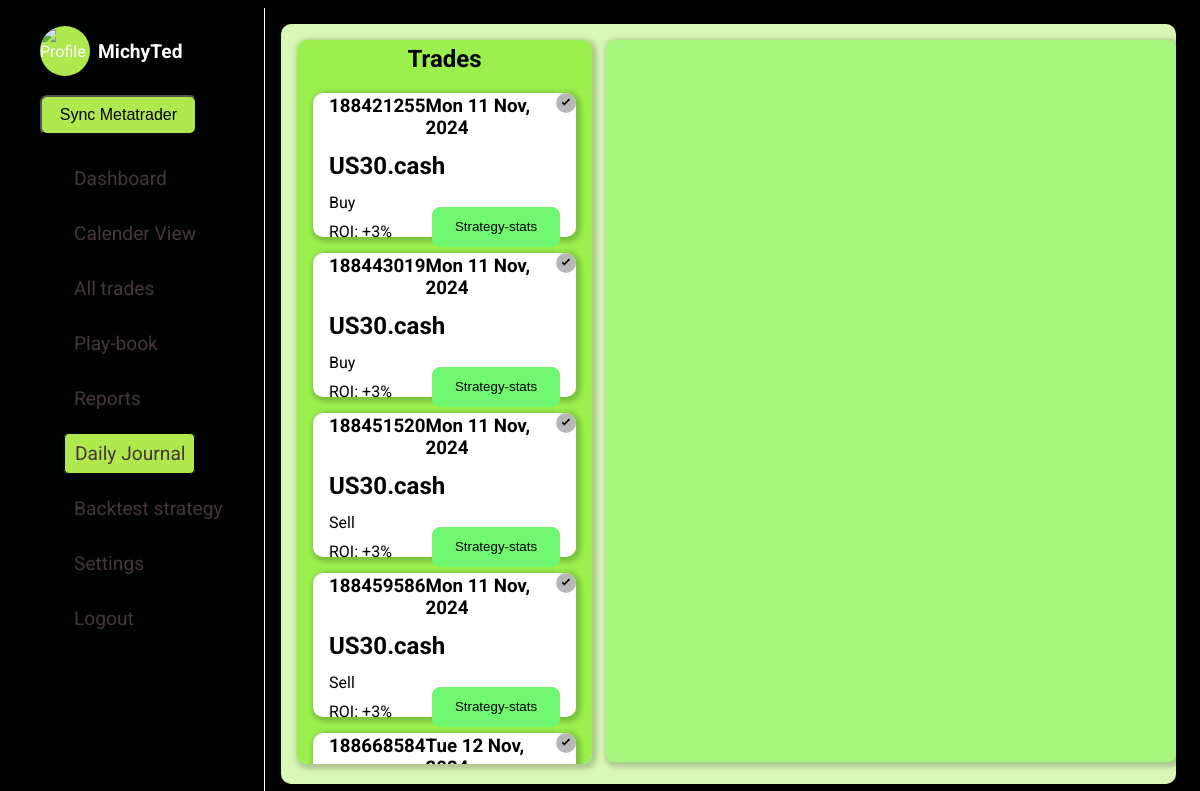
The page /daily-journal (signed in) on the database its author committed.
### forexJournal/models.py (models this page shows, shortened)
class TradesModel(models.Model):
    user = models.ForeignKey(settings.AUTH_USER_MODEL, on_delete=models.CASCADE, related_name="trades", default=1)
    ticket = models.IntegerField(null=False, unique=True)
    opening_time = models.DateTimeField()
    closing_time = models.DateTimeField()
    order_type = models.CharField(null=False, blank=False, max_length=10)
    lot_size = models.DecimalField(decimal_places=7, max_digits=25)
    original_position_size = models.DecimalField(decimal_places=7, max_digits=25)
    symbol = models.CharField(max_length=20)
    opening_price = models.DecimalField(decimal_places=7, max_digits=25)
    closing_price = models.DecimalField(decimal_places=7, max_digits=25)
    stop_loss = models.DecimalField(decimal_places=7, max_digits=25)
    take_profit = models.DecimalField(decimal_places=7, max_digits=25)
    commission_usd = models.DecimalField(decimal_places=7, max_digits=25)
    swap_usd = models.DecimalField(decimal_places=7, max_digits=25)
    profit_usd = models.DecimalField(decimal_places=7, max_digits=25)
    equity_usd = models.CharField(max_length=10)
    margin_level = models.CharField(max_length=10)
    close_reason = models.CharField(max_length=10)
    strategy = models.ForeignKey(StrategyModel, on_delete=models.SET_NULL, null=True, blank=True)
    profit_target = models.DecimalField(max_digits=20, decimal_places=6, null=True, blank=True)
    stop_loss_value = models.DecimalField(max_digits=20, decimal_places=6, null=True, blank=True)
    tags = models.CharField(max_length=50, null=True, blank=True)
    planned_R_Multiple = models.DecimalField(max_digits=20, decimal_places=7, null=True, blank=True)
    notes = models.TextField(null=True, blank=True)

### forexJournal/views.py (the view)
# urls.py: path("daily-journal", views.dailyJournal, name="daily-journal"),
@login_required
def dailyJournal(request):
    logged_in_user = request.user
    trades = TradesModel.objects.filter(user=logged_in_user).order_by("-id")
    trades_dict = trades.values()
    context = {
        "trades": trades_dict
    }
    return render(request, f"{PATH}/dailyJournal.html", context)

### forexJournal/templates/forexJournal/dailyJournal.html (shortened to what this page needs)
{% extends "base.html" %}
{% load static %}
{% block css_files %}
    <link rel="stylesheet" href="{% static 'forexJournal/dailyJournal.css' %}">
    <link href="https://cdn.jsdelivr.net/npm/quill@2.0.2/dist/quill.snow.css" rel="stylesheet" />
{% endblock css_files %}
{% block content %}
    <main>
        <div class="container">
            <h2 class="head-text">Trades</h2>
            <ul class="list-items">
                {% for trade in trades %}
                    <li class="trade-card" data-trade-id="{{ trade.ticket }}" data-trade-profit="{{ trade.profit_usd}}" data-trade-symbol="{{ trade.symbol }}">
                        {% if trade.notes %}
                            <div class="verified-badge">
                                <svg  width="20" height="20" viewBox="0 0 24 24" fill="none" xmlns="http://www.w3.org/2000/svg">
                                    <circle id="" cx="12" cy="12" r="12" fill="lightblue" />
                                    <path d="M10 15l-3-3 1.41-1.41L10 12.17l5.59-5.59L17 8l-7 7z" fill="#000" />
                                </svg>
                            </div>
                        {% else %}
                            <div class="verified-badge">
                                <svg width="20" height="20" viewBox="0 0 24 24" fill="none" xmlns="http://www.w3.org/2000/svg">
                                    <circle cx="12" cy="12" r="12" fill="#b7b9b7" />
                                    <path d="M10 15l-3-3 1.41-1.41L10 12.17l5.59-5.59L17 8l-7 7z" fill="#000" />
                                </svg>
                            </div>
                        {% endif %}
                        <div class="head-items">
                            <h3>{{ trade.ticket}}</h3>
                            <h3 class="date">{{ trade.opening_time|date:"D d M, Y"}}</h3>
                        </div>
                        <h2>{{ trade.symbol }}</h2>
                        <p>{{ trade.order_type|title }}</p>
                        <div class="ending">
                            <p>ROI: +3%</p>
                            <button>Strategy-stats</button>
                        </div>
                    </li>
                {% endfor %}
            </ul>
        </div>
        <div class="journal-area">
        </div>
    </main>
{% endblock content %}

### templates/base.html (shortened to what this page needs)
{% load static %}
<!DOCTYPE html>
<html lang="en">
<head>
    {% block css_files %}{% endblock  %}
    <link rel="stylesheet" href="{% static 'base.css' %}">
    <link rel="stylesheet" href="https://cdnjs.cloudflare.com/ajax/libs/font-awesome/6.5.2/css/all.min.css" />
</head>
<body>
    <section id="first-part">
        <div id="profile">
            <img src="{% static 'forexJournal/images/3d-portrait-businessman.jpg' %}" alt="Profile">
            <h2>{{ user }}</h2>
        </div>
        <button type="button" class="new-trade">Sync Metatrader</button>
        <ul>
            <li class="try"><a href="{% url "forex" %}" class="active" id="dashboard">Dashboard</a></li>
            <li><a href="{% url "All_trades" %}" id="all_trades" class="active">Calender View</a></li>
            <li><a href="{% url "journal" %}" id="journalss" class="active">All trades</a></li>
            <li><a href="{% url "playBook" %}" id="Play_book" class="active">Play-book</a></li>
            <li><a href="{% url "reports" %}" id="reports" class="active">Reports</a></li>
            <li><a href="{% url "daily-journal" %}" id="daily-journal" class="active">Daily Journal</a></li>
            <li><a href="{% url "backtest" %}" id="backtest" class="active">Backtest strategy</a></li>
            <li><a href="{% url "settings" %}" id="settings" class="active">Settings</a></li>
            <li class="logout"><a href="{% url 'logout' %}">Logout</a></li>
        </ul>
    </section>
    {% block content %}
    {% endblock  %}
</body>
</html>

### forexJournal/static/forexJournal/dailyJournal.css (style rules this page uses)
body { font-family: "Roboto", sans-serif; overflow: hidden; color: black; }
#first-part { border-right: 1px solid white; }
main { background: rgb(216, 249, 181); margin: 1rem; margin-bottom: 1rem; height: 95vh; display: flex; gap: 14px; border-radius: 10px; }
.container { margin-top: 1rem; background: #9bf04d; border-radius: 10px; width: 30%; margin-left: 1rem; padding: 1rem; height: 91%; box-shadow: 2px 2px 5px 3px rgba(0, 0, 0, 0.2); overflow: auto; }
.head-text { text-align: center; margin-top: -0.7rem; color: black; }
.list-items { position: relative; color: black; list-style: none; display: flex; flex-direction: column; gap: 1rem; }
.head-items { display: flex; justify-content: space-between; margin-top: -2rem; }
.list-items li { position: relative; margin-left: -2.5rem; border-radius: 10px; padding: 1rem; height: 7rem; background: white; box-shadow: 2px 2px 5px 3px rgba(0, 0, 0, 0.2); transition: transform 0.3s ease-in-out; }
.list-items li h2, .list-items li p { margin-top: -0.4rem; }
.ending { display: flex; justify-content: space-between; align-items: center; }
.ending button { margin-top: -2rem; height: 2.5rem; width: 8rem; border-radius: 8px; background: rgb(113, 246, 113); border: none; cursor: pointer; transition: transform 0.3s ease; }
.verified-badge { position: absolute; top: 0px; right: -4px; width: 24px; height: 24px; }
.head-items .date { padding-right: 0.7rem; }
.journal-area { background: rgb(166, 247, 125); margin: 1rem 0; width: 65%; height: 95%; border-radius: 8px; box-shadow: 2px 2px 5px 3px rgba(0, 0, 0, 0.2); }

### static/base.css (style rules this page uses)
:root { --main-color:#000101; --divBack: hsl(207, 35%, 10%); --selectedColor: #B0E94E; --selectedColor2: #efef05; }
body { color: white; background: var(--main-color); height: 100vh; display: grid; grid-template-columns: 0.8fr 4fr ; }
#first-part { width: 14rem; padding: 1rem; height: 100vh; }
#profile { display: flex; align-items: center; padding-left: 1rem; }
#profile img { margin-right: 2rem; object-fit: cover; object-position: top; width: 50px; height: 50px; border-radius: 50%; background: var(--selectedColor); }
#profile h2 { font-size: 1.2rem; margin-left: -1.5rem; }
.new-trade { width: 70%; height: 2.5rem; margin-left: 1rem; margin-top: 1rem; background-color: var(--selectedColor); font-size: 1rem; border-radius: 7px; }
#first-part ul { list-style: none; margin-top: 2rem; height: 15rem; }
#first-part li { margin-top: 2rem; }
#first-part a { text-decoration: none; color: rgb(69, 55, 55); font-size: 1.2rem; padding-left: 10px; }
li .active { border: 1px solid black; background: var(--selectedColor); padding: 0.5rem; border-radius: 5px; }

### rows shown on the page
TradesModel: ticket "188421255", opening_time "Mon 11 Nov, 2024", symbol "US30.cash", order_type "Buy"
TradesModel: ticket "188443019", opening_time "Mon 11 Nov, 2024", symbol "US30.cash", order_type "Buy"
TradesModel: ticket "188451520", opening_time "Mon 11 Nov, 2024", symbol "US30.cash", order_type "Sell"
TradesModel: ticket "188459586", opening_time "Mon 11 Nov, 2024", symbol "US30.cash", order_type "Sell"
TradesModel: ticket "188668584", opening_time "Tue 12 Nov,…"

### other values the page prints
{{ user }} "MichyTed"
